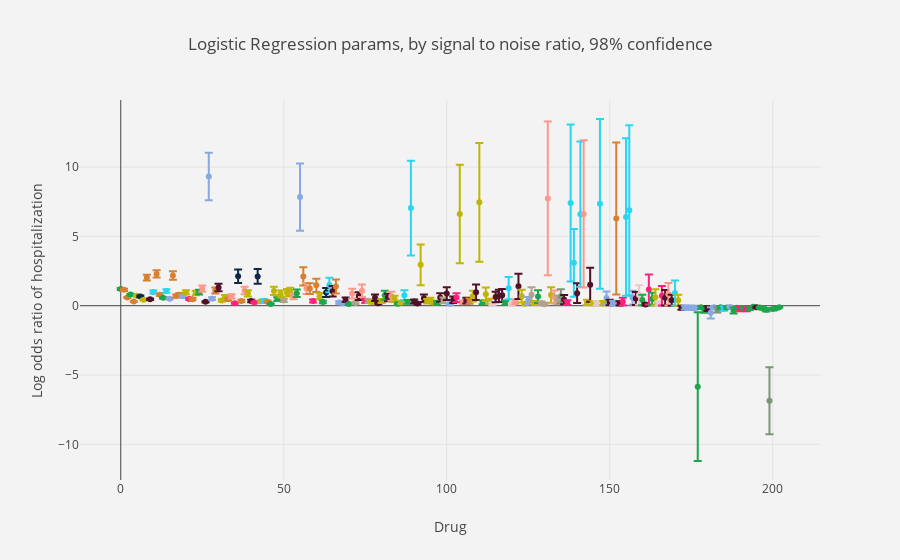

Write notebook code for a chart like this one.
### Markdown cell above
# 98% conficence intervals, omitted drugs where 98% confidence interval crosses equilibrium (0 log odds ratio)

### Code cell
# Obtain subset where standard deviation is less than 0.1
# And where the 95% confidence interval does not cross the 0-line

where_98_confidence_does_not_cross_0 = (np.abs(ord_coef_means)-2.58*ord_coef_std) > 0.0 
selection = (where_98_confidence_does_not_cross_0)
#print(selection)
coef_means2 = np.copy(ord_coef_means)[selection]

coef_stds2 = np.copy(ord_coef_std)[selection] 
coef_95_p_c = 2.58*coef_stds2
ord_drugs2 = ord_drugs[selection]

print(ord_drugs2.shape)
fig = create_boxplot(coef_means2, coef_95_p_c, ord_drugs2)
fig.layout.update(
    title="Logistic Regression params, by signal to noise ratio, 98% confidence",
    xaxis={"title":"Drug"},
    yaxis={"title":"Log odds ratio of hospitalization"}
)
iplot(fig, filename="plots/bootstrap_all_drugs_with_relevance.html")
